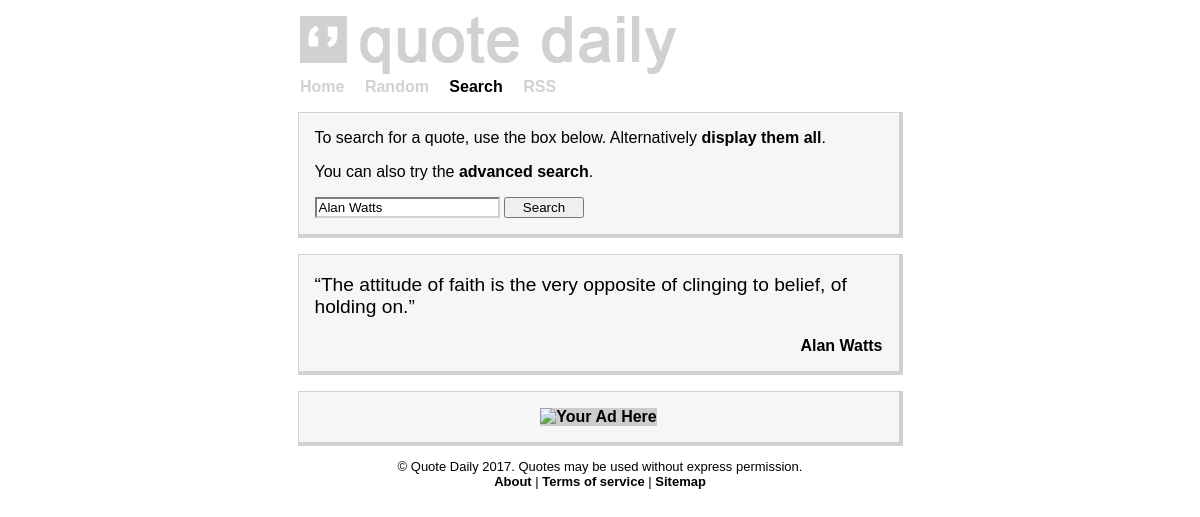
The app's page /site/search.php?needle=Alan Watts&haystack=author with its own data.
### tables this page shows
CREATE TABLE IF NOT EXISTS `quotes` (
  `QID` int(11) NOT NULL AUTO_INCREMENT,
  `QUOTE` text NOT NULL,
  `AUTHOR` varchar(30) NOT NULL DEFAULT 'Author not defined',
  `COMMENTS` text,
  PRIMARY KEY (`QID`)
);

### site/inc/search_page_functions.inc.php (called while the page is built, shortened)
<?php
function PageToStart($page, $num_quotes)
{
	$page--;
	return ($page * $num_quotes);
}
?>

### site/inc/db_functions.inc.php (called while the page is built, shortened)
<?php
function GetNResultsSearch($table, $field, $search, $start, $n, $fieldToOrder, $desc = false)
{
	$qry = "SELECT * FROM " . $table . " WHERE " . $field . " LIKE '%" . $search . "%' ORDER BY " . $fieldToOrder;
	$qry .= " LIMIT " . $start . "," . $n;
	$result = mysql_query($qry);
	$rows = array();
	while ($row = mysql_fetch_assoc($result))
	{
		$rows[] = $row;
	}
	return $rows;
}
function SearchTable($table, $field, $search)
{
	$qry = "SELECT * FROM " . $table . " WHERE " . $field . " LIKE '%" . $search . "%'";
	$result = mysql_query($qry);
	$rows = array();
	while ($row = mysql_fetch_assoc($result))
	{
		$rows[] = $row;
	}
	return $rows;
}
?>

### site/inc/quote_db_functions.inc.php (called while the page is built, shortened)
<?php
require_once('db_functions.inc.php');
function GetAllQuotesByAuthor($author)
{
	return SearchTable("QUOTES", "AUTHOR", $author);
}
function SearchQuotesByAuthor($author, $start, $n)
{
	return GetNResultsSearch("QUOTES", "AUTHOR", $author, $start, $n, "QID");
}
?>

### site/inc/content/get_search_results.php (called while the page is built, shortened)
<?php
require_once('inc/search_page_functions.inc.php');
function SearchQuotes($needle, $haystack, $page, $num_quotes)
{
	$quotes = null;
	if ($needle == "%")
	{
		$quotes = GetQuotes(PageToStart($page, $num_quotes), $num_quotes);
	}
	else
	{
		switch ($haystack)
		{
			case "author":
				$quotes = SearchQuotesByAuthor($needle, PageToStart($page, $num_quotes), $num_quotes);
			break;
		}
	}
	return $quotes;
}
function CountQuotes($needle, $haystack)
{
	$count = 0;
	if ($needle == "%")
	{
		$count = count(GetAllQuotes());
	}
	else
	{
		switch ($haystack)
		{
			case "author":
				$count = count(GetAllQuotesByAuthor($needle));
			break;
		}
	}
	return $count;
}
?>

### site/inc/content/display_quote.php (the view, shortened to what this page needs)
<div class="container">
	<div style="cursor: pointer;" class="content" onclick="javascript:window.location = 'quote.php?qid=<?php echo $quote['QID']; ?>'">
		<div class="quote">
			<p><a href="quote.php?qid=<?php echo $quote['QID']; ?>">&ldquo;<?php echo $quote['QUOTE']; ?>&rdquo;</a></p>
		</div>
		<div class="author">
			<p><a href="search.php?needle=<?php echo $quote['AUTHOR']; ?>&amp;haystack=author">
				<?php echo $quote['AUTHOR']; ?>
			</a></p>
		</div>
	</div>
</div>

### site/inc/content/display_search_results.php (shortened to what this page needs)
<?php
require_once('inc/search_page_functions.inc.php');
$quote_count = count($quotes);
for ($i = 1; $i <= $quote_count; $i++)
{
	$quote = $quotes[$i - 1];
	require('inc/content/display_quote.php');
}
?>

### site/style/main.css (style rules this page uses)
body { background: white; font-family: arial; }
.container { margin-top: 1em; width: 600px; margin-left: auto; margin-right: auto; background-color: #f6f6f6; border-left: solid 0.1em #d1d1d1; border-top: solid 0.1em #d1d1d1; border-right: solid 0.3em #d1d1d1; border-bottom: solid 0.3em #d1d1d1; }
.container a { color: black; font-weight: bold; text-decoration: none; }
.content { margin: 1em; }

### site/style/quote.css (style rules this page uses)
.quote { font-size: larger; font-weight: normal; }
.quote a { font-weight: normal; text-decoration: none; color: black; }
.author { text-align: right; }
.author a { font-weight: bold; text-decoration: none; color: black; }

### records on screen
quotes: QUOTE "The attitude of faith is the very opposite of clinging to belief, of holding on.", AUTHOR "Alan Watts"

### other values on screen
$copyrightNotice "© Quote Daily 2017. Quotes may be used without express permission."
